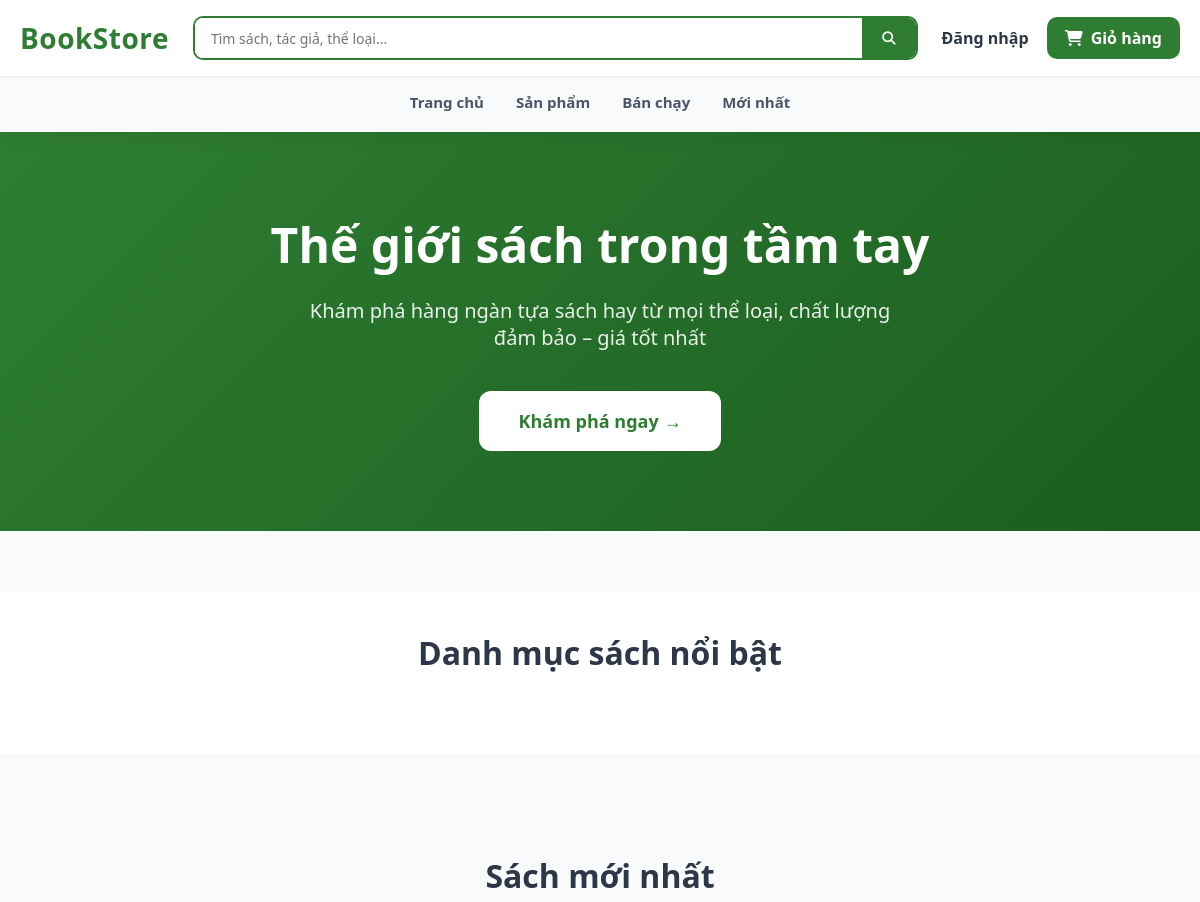
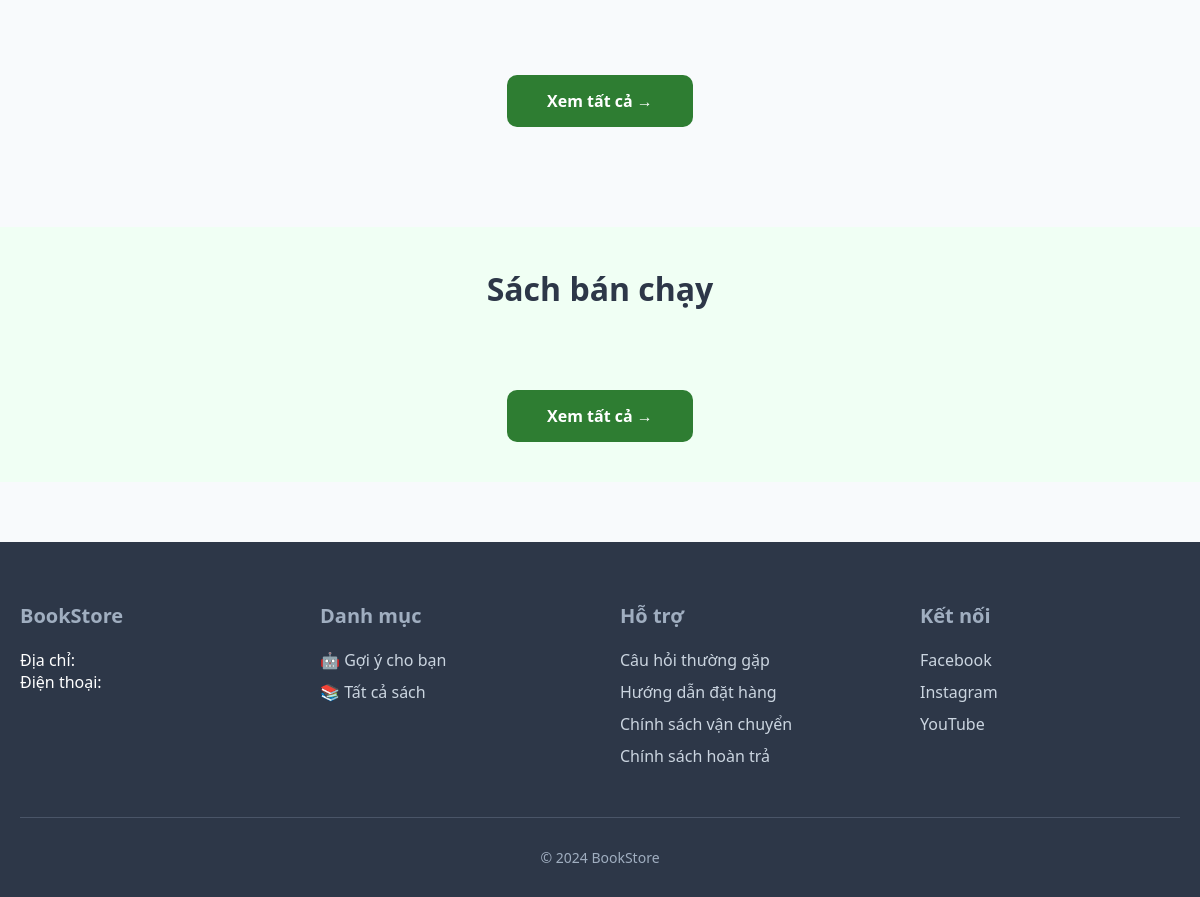
The app's page /, older data (2 pictures, top to bottom).
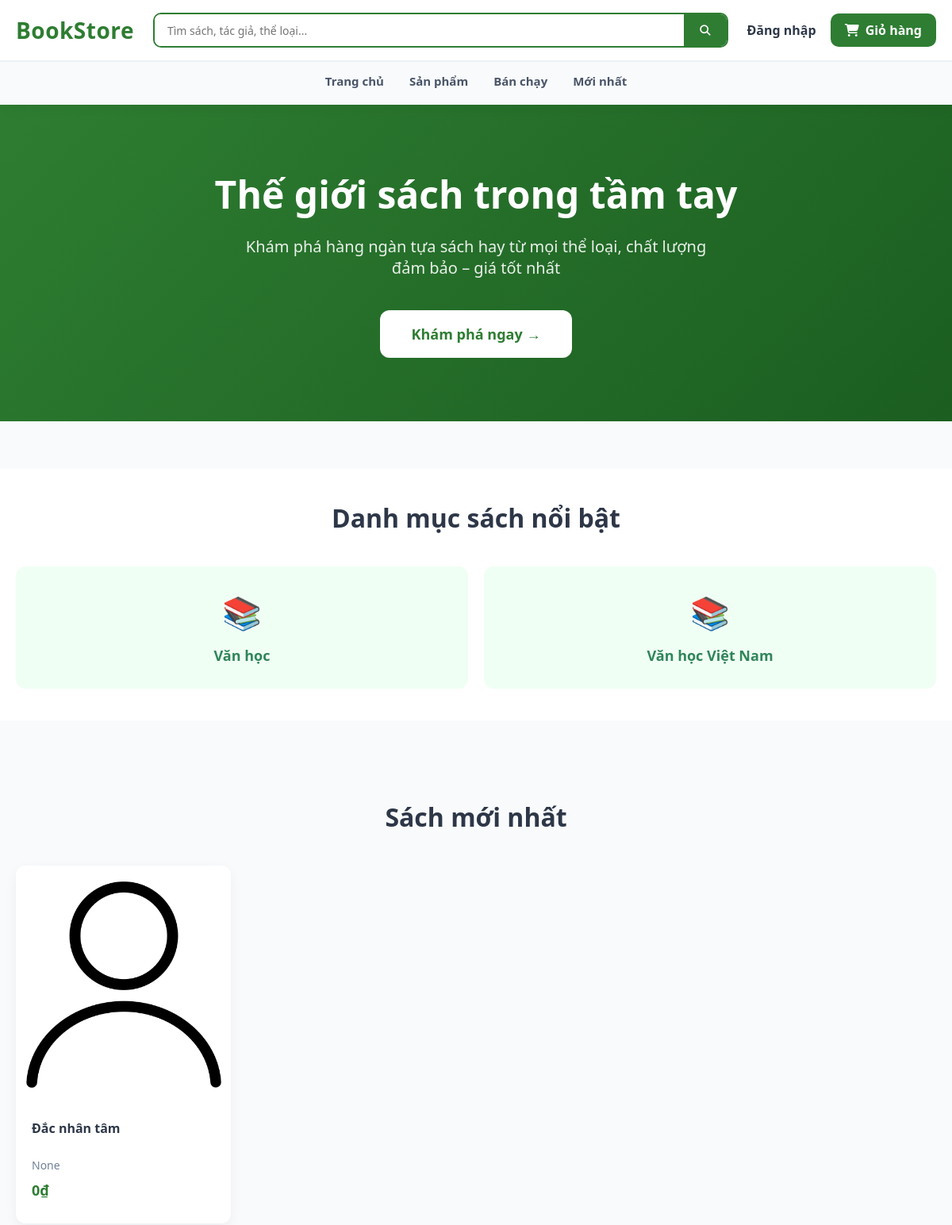
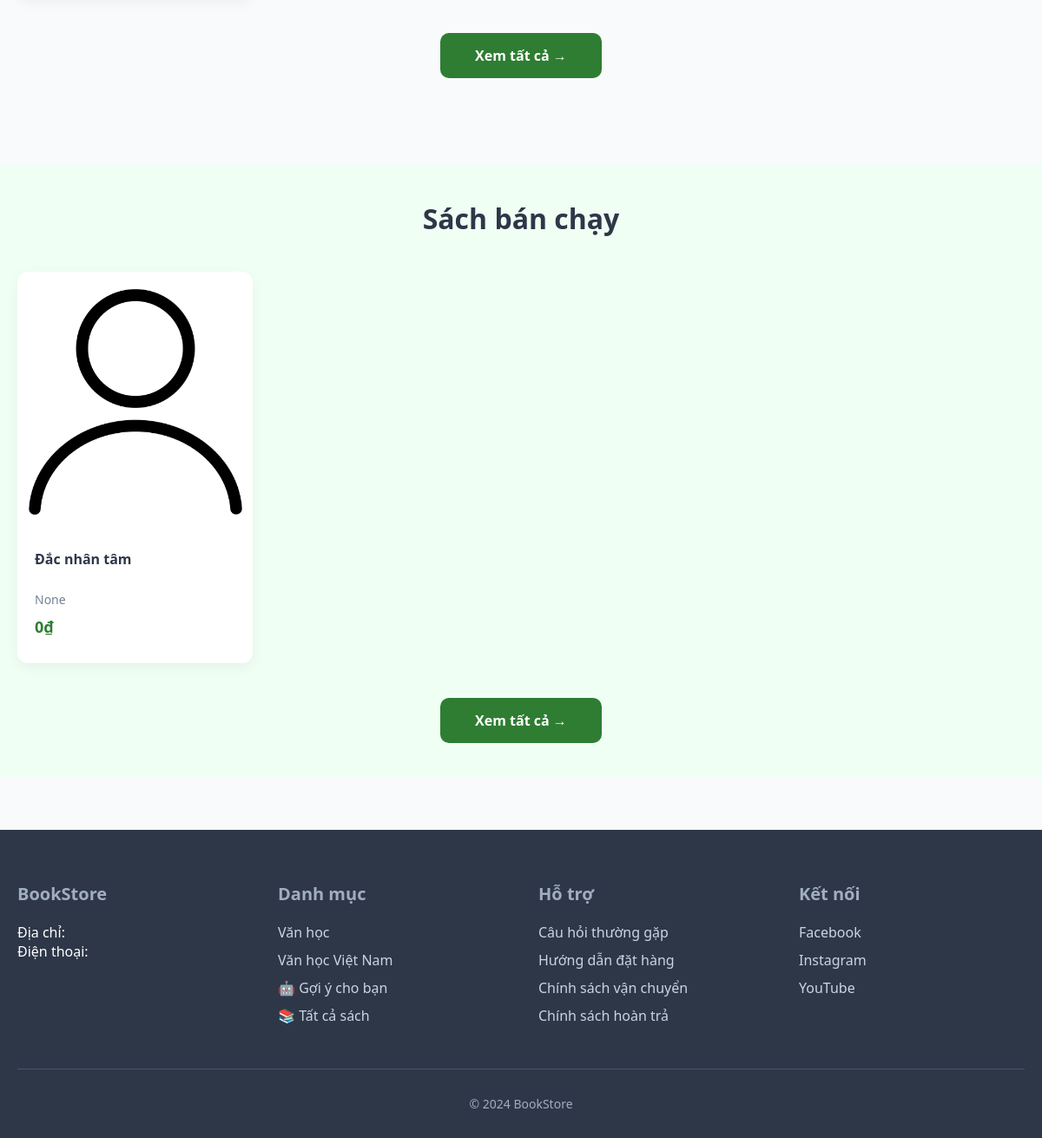
The same page, newer data (2 pictures, top to bottom).
### apps/book/models.py (models this page shows, shortened)
class Category(models.Model):
    name = models.CharField(max_length=255, unique=True)
    slug = models.SlugField(max_length=255, unique=True)

class Book(models.Model):
    title = models.CharField(max_length=255)
    slug = models.SlugField(max_length=255, unique=True)
    description = models.TextField(blank=True)
    price = models.DecimalField(max_digits=10, decimal_places=2)
    sale_price = models.DecimalField(max_digits=10, decimal_places=2, blank=True, null=True)
    stock = models.IntegerField(default=0)
    category = models.ForeignKey(Category, on_delete=models.SET_NULL, null=True, blank=True, related_name="books")
    author = models.ForeignKey(Author, on_delete=models.SET_NULL, null=True, blank=True, related_name="books")
    created_at = models.DateTimeField(auto_now_add=True)
    updated_at = models.DateTimeField(auto_now=True)
    average_rating = models.FloatField(default=0)  # Cache để hiển thị nhanh (cập nhật khi có review)
    def get_display_price(self):
        return self.sale_price if self.sale_price is not None else self.price

class BookImage(models.Model):
    book = models.ForeignKey(Book, on_delete=models.CASCADE, related_name="images")
    image = models.ImageField(upload_to="book_images/")

### apps/home/views.py (the view)
# urls.py: path("", HomeView.as_view(), name="home"),
class HomeView(TemplateView):
    template_name = "home/home.html"
    def get_context_data(self, **kwargs):
        context = super().get_context_data(**kwargs)
        context["new_books"] = Book.objects.order_by("-created_at")[:12]
        context["bestsellers"] = Book.objects.all()[:12]
        context["categories"] = Category.objects.all()
        user = self.request.user
        if user.is_authenticated:
            context["ai_recommendations"] = BookRecommender.recommend(user, limit=8)
        else:
            context["ai_recommendations"] = []
        return context

### templates/home/home.html (shortened to what this page needs)
{% load static %}
<!DOCTYPE html>
<html lang="vi">
<head>
    <link rel="stylesheet" href="{% static 'home/home.css' %}">
    <link rel="stylesheet"
    href="https://cdnjs.cloudflare.com/ajax/libs/font-awesome/6.5.1/css/all.min.css">
</head>
<body>
<header class="header">
    <div class="header-top">
        <div class="header-container">
            <a href="{% url 'home:home' %}" class="logo">
                <div class="logo-text">BookStore</div>
            </a>
            <form action="{% url 'book:book_list' %}" method="get" class="search-bar">
                <input
                    type="text"
                    name="search"
                    placeholder="Tìm sách, tác giả, thể loại..."
                    value="{{ request.GET.search|default:'' }}"
                >
                <button type="submit">
                    <i class="fa-solid fa-magnifying-glass"></i>
                </button>
            </form>
            <div class="header-actions">
                {% if user.is_authenticated %}
                    <span class="hello-user">
                        Xin chào, <b>{{ user.username }}</b>
                    </span>
                    <form action="{% url 'user:logout' %}" method="post" style="display:inline;">
                        {% csrf_token %}
                        <button type="submit" class="login-btn logout-btn">
                            Đăng xuất
                        </button>
                    </form>
                {% else %}
                    <a href="{% url 'user:login' %}" class="login-btn">
                        Đăng nhập
                    </a>
                {% endif %}
                <a href="{% url 'cart:cart_detail' %}" class="cart-btn">
                    <i class="fa-solid fa-cart-shopping"></i>
                    Giỏ hàng
                </a>
            </div>
        </div>
    </div>
    <div class="header-bottom">
        <nav class="nav-links">
            <a href="{% url 'home:home' %}">Trang chủ</a>
            <a href="{% url 'book:book_list' %}">Sản phẩm</a>
            <a href="{% url 'book:book_list' %}?sort=bestseller">Bán chạy</a>
            <a href="{% url 'book:book_list' %}?sort=new">Mới nhất</a>
        </nav>
    </div>
</header>
<section class="hero fade-in">
    <div class="hero-container">
        <h1 class="hero-title">Thế giới sách trong tầm tay</h1>
        <p class="hero-subtitle">
            Khám phá hàng ngàn tựa sách hay từ mọi thể loại, chất lượng đảm bảo – giá tốt nhất
        </p>
        <a href="{% url 'book:book_list' %}" class="hero-cta">Khám phá ngay →</a>
    </div>
</section>
<section class="categories fade-in">
    <div class="categories-container">
        <h2 class="section-title">Danh mục sách nổi bật</h2>
        <div class="categories-grid">
            {% for c in categories %}
            <a href="{% url 'book:book_list' %}?category={{ c.id }}" class="category-card">
                <div class="category-icon">📚</div>
                <div class="category-name">{{ c.name }}</div>
            </a>
            {% endfor %}
        </div>
    </div>
</section>
<section class="featured-books fade-in">
    <div class="books-container">
        <h2 class="section-title">Sách mới nhất</h2>
        <div class="books-grid">
            {% for book in new_books|slice:":8" %}
            <div class="book-card" onclick="location.href='{% url 'book:book_detail' book.id %}'">
                <div class="book-image">
                    {% with book.images.first as img %}
                        {% if img %}
                            <img src="{{ img.image.url }}" alt="{{ book.title }}">
                        {% else %}
                            <img src="https://via.placeholder.com/250x300?text=No+Image">
                        {% endif %}
                    {% endwith %}
                </div>
                <div class="book-info">
                    <h3 class="book-title">{{ book.title|truncatechars:50 }}</h3>
                    <p class="book-author">{{ book.author }}</p>
                    <div class="book-price">
                        {{ book.get_display_price|floatformat:0 }}₫
                    </div>
                </div>
            </div>
            {% endfor %}
        </div>
        <div class="view-all">
            <a href="{% url 'book:book_list' %}?sort=new" class="view-all-btn">Xem tất cả →</a>
        </div>
    </div>
</section>
<section class="bestsellers fade-in">
    <div class="books-container">
        <h2 class="section-title">Sách bán chạy</h2>
        <div class="books-grid">
            {% for book in bestsellers|slice:":8" %}
            <div class="book-card" onclick="location.href='{% url 'book:book_detail' book.id %}'">
                <div class="book-image">
                    {% with book.images.first as img %}
                        {% if img %}
                            <img src="{{ img.image.url }}" alt="{{ book.title }}">
                        {% else %}
                            <img src="https://via.placeholder.com/250x300?text=No+Image">
                        {% endif %}
                    {% endwith %}
                </div>
                <div class="book-info">
                    <h3 class="book-title">{{ book.title|truncatechars:50 }}</h3>
                    <p class="book-author">{{ book.author }}</p>
                    <div class="book-price">
                        {{ book.get_display_price|floatformat:0 }}₫
                    </div>
                </div>
            </div>
            {% endfor %}
        </div>
        <div class="view-all">
            <a href="{% url 'book:book_list' %}?sort=bestseller" class="view-all-btn">Xem tất cả →</a>
        </div>
    </div>
</section>
<footer class="footer">
    <div class="footer-container">
        <div class="footer-grid">
            <div class="footer-section">
                <h3>BookStore</h3>
                <p class="footer-text">
                    Địa chỉ: <br>
                    Điện thoại:
                </p>
            </div>
            <div class="footer-section">
                <h3>Danh mục</h3>
                <ul>
                    {% for c in categories|slice:":4" %}
                        <li>
                            <a href="{% url 'book:book_list' %}?category={{ c.id }}">
                                {{ c.name }}
                            </a>
                        </li>
                    {% endfor %}
                    <li>
                        <a href="{% url 'book:recommend_user' %}">
                            🤖 Gợi ý cho bạn
                        </a>
                    </li>
                    <li>
                        <a href="{% url 'book:book_list' %}">
                            📚 Tất cả sách
                        </a>
                    </li>
                </ul>
            </div>
            <div class="footer-section">
                <h3>Hỗ trợ</h3>
                <ul>
                    <li><a href="#">Câu hỏi thường gặp</a></li>
                    <li><a href="#">Hướng dẫn đặt hàng</a></li>
                    <li><a href="#">Chính sách vận chuyển</a></li>
                    <li><a href="#">Chính sách hoàn trả</a></li>
                </ul>
            </div>
            <div class="footer-section">
                <h3>Kết nối</h3>
                <ul>
                    <li><a href="#">Facebook</a></li>
                    <li><a href="#">Instagram</a></li>
                    <li><a href="#">YouTube</a></li>
                </ul>
            </div>
        </div>
        <p class="copyright">© 2024 BookStore</p>
    </div>
</footer>
</body>
</html>

Row changes from the older to the newer data that the page shows:
added Category: name "Văn học"
added Category: name "Văn học Việt Nam"
added Book: images.first.image (picture), title "Đắc nhân tâm", author "None", get_display_price "0"
